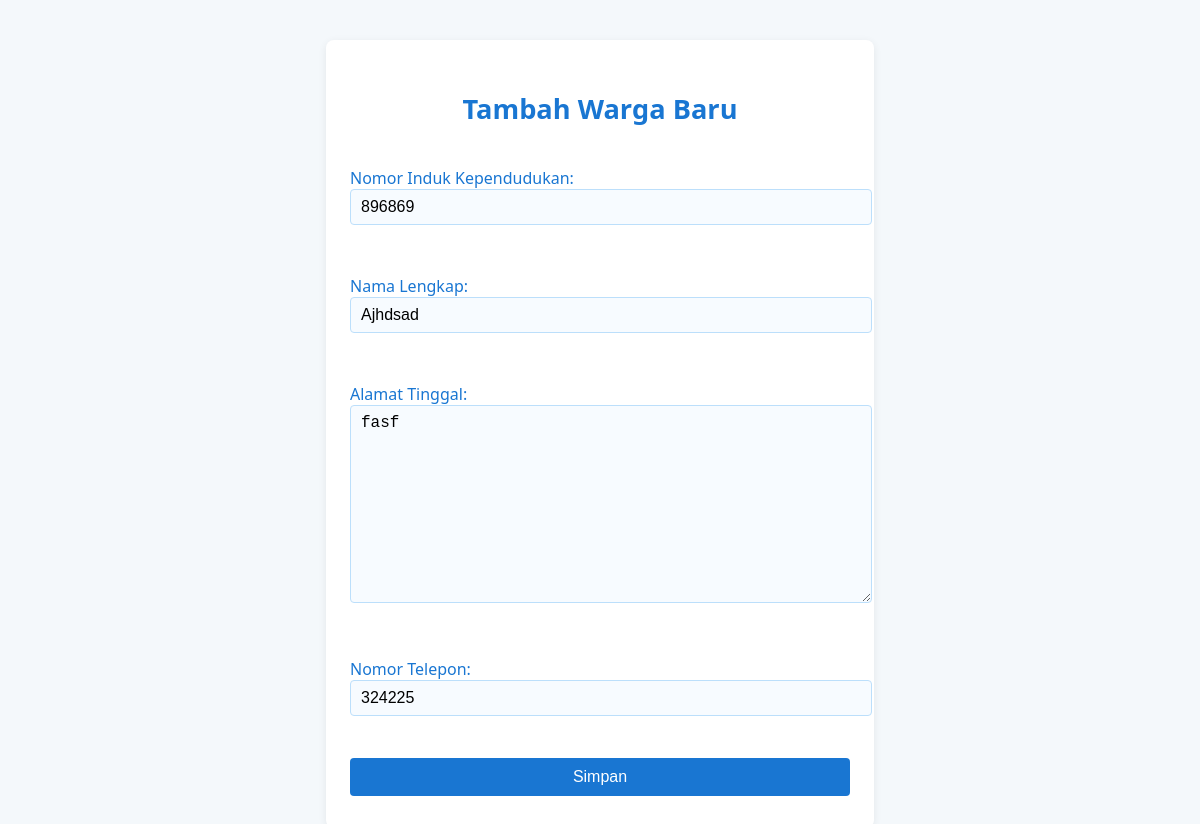
/4/warga/edit/, run on an earlier commit of the app's database.
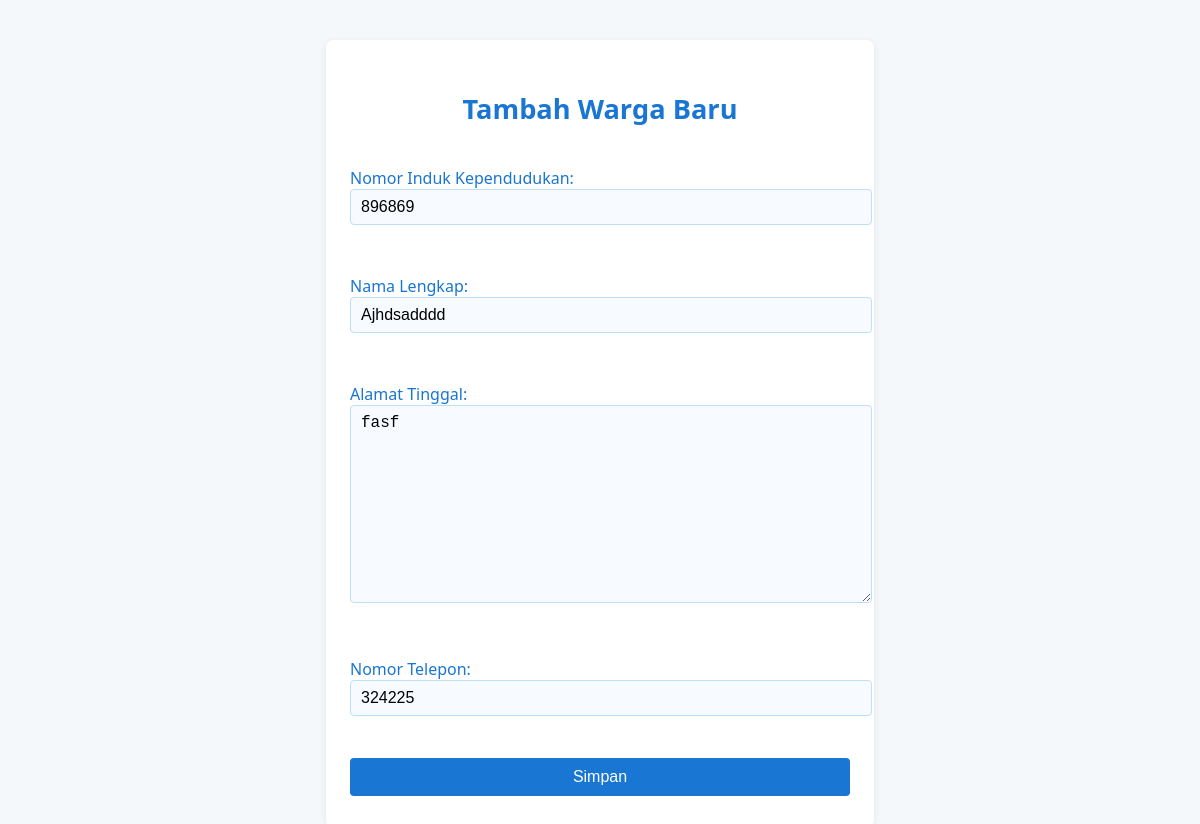
And on a later commit of the database.
### warga/models.py (models this page shows, shortened)
class Warga(models.Model):
    nik = models.CharField(max_length=16, unique=True, verbose_name="Nomor Induk Kependudukan")
    nama_lengkap = models.CharField(max_length=100, verbose_name="Nama Lengkap")
    alamat = models.TextField(verbose_name="Alamat Tinggal")
    no_telepon = models.CharField(max_length=15, blank=True, verbose_name="Nomor Telepon")
    tanggal_registrasi = models.DateTimeField(auto_now_add=True)

### warga/views.py (the view)
# urls.py: path('<int:pk>/warga/edit/', WargaUpdateView.as_view(), name='warga-edit'),
class WargaUpdateView(UpdateView):
    model = Warga
    form_class = WargaForm
    template_name = 'warga/warga_form.html'
    success_url = reverse_lazy('warga-list')

### warga/forms.py
class WargaForm(forms.ModelForm):
    class Meta:
        model = Warga
        fields = ['nik', 'nama_lengkap', 'alamat', 'no_telepon']

### warga/templates/warga/warga_form.html (shortened to what this page needs)
<!DOCTYPE html>
<html lang="en">
<head>
</head>
<body>
    <div class="container">
        <h1>Tambah Warga Baru</h1>
        <form method="post">
            {{ form.as_p }}
            <button type="submit">Simpan</button>
        </form>
    </div>
</body>
</html>

What changed in the data, as far as the page shows it:
changed Warga "fasf": nama_lengkap "Ajhdsad" → "Ajhdsadddd"
